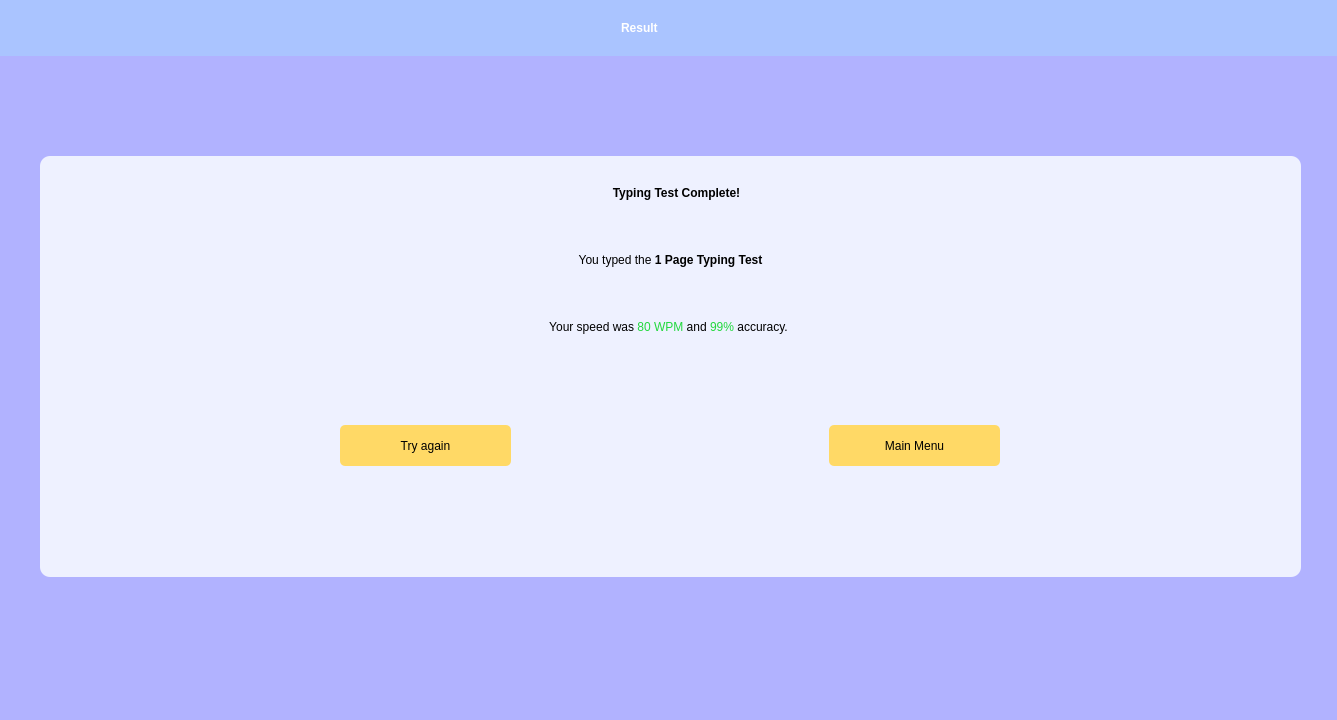
<?xml version="1.0" encoding="UTF-8"?>
<ui version="4.0">
 <class>MainWindow</class>
 <widget class="QMainWindow" name="MainWindow">
  <property name="geometry">
   <rect>
    <x>0</x>
    <y>0</y>
    <width>1337</width>
    <height>720</height>
   </rect>
  </property>
  <property name="maximumSize">
   <size>
    <width>1337</width>
    <height>720</height>
   </size>
  </property>
  <property name="windowTitle">
   <string>Result</string>
  </property>
  <property name="styleSheet">
   <string notr="true">background-color: #B1B2FF;</string>
  </property>
  <widget class="QWidget" name="centralwidget">
   <widget class="QWidget" name="heading_container" native="true">
    <property name="geometry">
     <rect>
      <x>0</x>
      <y>0</y>
      <width>1337</width>
      <height>56</height>
     </rect>
    </property>
    <property name="maximumSize">
     <size>
      <width>1337</width>
      <height>56</height>
     </size>
    </property>
    <property name="styleSheet">
     <string notr="true">background-color: #AAC4FF;</string>
    </property>
    <widget class="QLabel" name="heading_label">
     <property name="geometry">
      <rect>
       <x>621</x>
       <y>7</y>
       <width>91</width>
       <height>41</height>
      </rect>
     </property>
     <property name="styleSheet">
      <string notr="true">color: white;
font: 24pt &quot;Bahnschrift&quot;;
font-weight: bold;</string>
     </property>
     <property name="text">
      <string>Result</string>
     </property>
    </widget>
   </widget>
   <widget class="QWidget" name="result_container" native="true">
    <property name="geometry">
     <rect>
      <x>40</x>
      <y>156</y>
      <width>1261</width>
      <height>421</height>
     </rect>
    </property>
    <property name="styleSheet">
     <string notr="true">background-color: #EEF1FF;
border-radius: 10px;</string>
    </property>
    <widget class="QLabel" name="result_heading">
     <property name="geometry">
      <rect>
       <x>476</x>
       <y>14</y>
       <width>321</width>
       <height>46</height>
      </rect>
     </property>
     <property name="styleSheet">
      <string notr="true">color: black;
font: 63 28pt &quot;Bahnschrift SemiBold SemiConden&quot;;
font-weight: bold;
</string>
     </property>
     <property name="text">
      <string>&lt;html&gt;&lt;head/&gt;&lt;body&gt;&lt;p align=&quot;center&quot;&gt;Typing Test Complete!&lt;/p&gt;&lt;/body&gt;&lt;/html&gt;</string>
     </property>
    </widget>
    <widget class="QLabel" name="test_complete_label">
     <property name="geometry">
      <rect>
       <x>440</x>
       <y>74</y>
       <width>381</width>
       <height>61</height>
      </rect>
     </property>
     <property name="styleSheet">
      <string notr="true">font: 25 20pt &quot;Bahnschrift&quot;;
background: none;
color: black</string>
     </property>
     <property name="text">
      <string>&lt;html&gt;&lt;head/&gt;&lt;body&gt;&lt;p align=&quot;center&quot;&gt;&lt;span style=&quot; font-weight:400;&quot;&gt;You typed the &lt;/span&gt;&lt;span style=&quot; font-weight:600;&quot;&gt;1 Page Typing Test&lt;/span&gt;&lt;/p&gt;&lt;/body&gt;&lt;/html&gt;</string>
     </property>
    </widget>
    <widget class="QLabel" name="wpm_and_accuracy_label">
     <property name="geometry">
      <rect>
       <x>363</x>
       <y>141</y>
       <width>531</width>
       <height>61</height>
      </rect>
     </property>
     <property name="styleSheet">
      <string notr="true">font: 25 20pt &quot;Bahnschrift&quot;;
background: none;
color: black</string>
     </property>
     <property name="text">
      <string>&lt;html&gt;&lt;head/&gt;&lt;body&gt;&lt;p align=&quot;center&quot;&gt;&lt;span style=&quot; font-weight:400;&quot;&gt;Your speed was &lt;/span&gt;&lt;span style=&quot; font-weight:400; color:#23d83e;&quot;&gt;80 WPM &lt;/span&gt;&lt;span style=&quot; font-weight:400;&quot;&gt;and &lt;/span&gt;&lt;span style=&quot; font-weight:400; color:#23d83e;&quot;&gt;99% &lt;/span&gt;&lt;span style=&quot; font-weight:400;&quot;&gt;accuracy.&lt;/span&gt;&lt;/p&gt;&lt;/body&gt;&lt;/html&gt;</string>
     </property>
    </widget>
    <widget class="QPushButton" name="try_again_btn">
     <property name="geometry">
      <rect>
       <x>300</x>
       <y>269</y>
       <width>171</width>
       <height>41</height>
      </rect>
     </property>
     <property name="styleSheet">
      <string notr="true">background-color: #FFD966;
border-radius: 5px;
color: black;
font: 63 16pt &quot;Bahnschrift SemiBold&quot;;</string>
     </property>
     <property name="text">
      <string>Try again</string>
     </property>
    </widget>
    <widget class="QPushButton" name="main_menu_btn">
     <property name="geometry">
      <rect>
       <x>789</x>
       <y>269</y>
       <width>171</width>
       <height>41</height>
      </rect>
     </property>
     <property name="styleSheet">
      <string notr="true">background-color: #FFD966;
border-radius: 5px;
color: black;
font: 63 16pt &quot;Bahnschrift SemiBold&quot;;</string>
     </property>
     <property name="text">
      <string>Main Menu</string>
     </property>
    </widget>
   </widget>
  </widget>
  <widget class="QStatusBar" name="statusbar"/>
 </widget>
 <resources/>
 <connections/>
</ui>
